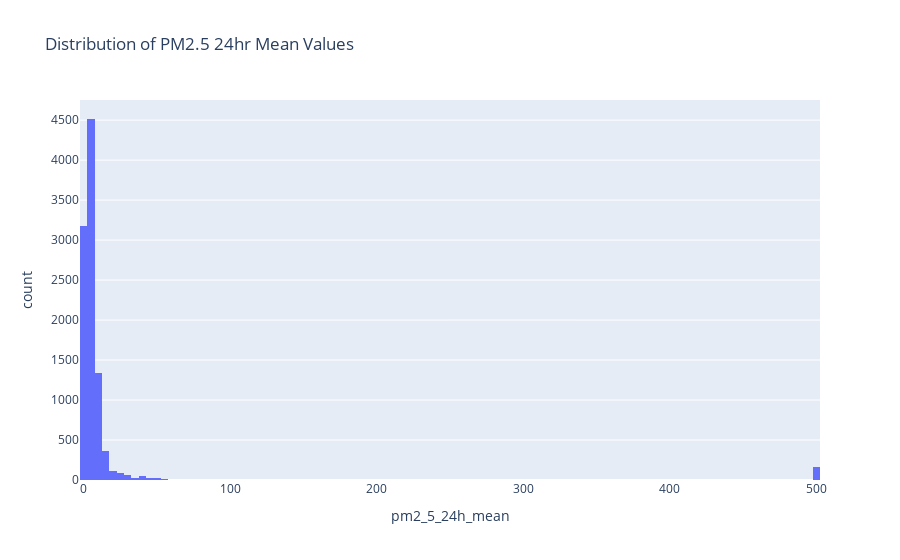

Source (notebook cell):
### Code cell
# Cap the PM2.5 values at 500
purple_filt_df.loc[purple_filt_df['pm2_5_24h_mean'] > 500, 'pm2_5_24h_mean'] = 500

# Visualize the new distribtion of PM2.5 values
px.histogram(purple_filt_df,
             x='pm2_5_24h_mean', title='Distribution of PM2.5 24hr Mean Values', nbins=200).show()

### Figure 1 — Plotly figure (JSON) as saved in the notebook; plotly's stock layout.template omitted (floating-point values rounded to 4 significant figures; data arrays with more than 128 entries replaced by an {"elided": "..."} marker saying what was removed)
{"data": [{"alignmentgroup": "True", "bingroup": "x", "hovertemplate": "pm2_5_24h_mean=%{x}<br>count=%{y}<extra></extra>", "legendgroup": "", "marker": {"color": "#636efa", "pattern": {"shape": ""}}, "name": "", "nbinsx": 200, "offsetgroup": "", "orientation": "v", "showlegend": false, "type": "histogram", "x": {"elided": "9974 float values"}, "xaxis": "x", "yaxis": "y"}], "layout": {"barmode": "relative", "legend": {"tracegroupgap": 0}, "title": {"text": "Distribution of PM2.5 24hr Mean Values"}, "xaxis": {"anchor": "y", "domain": [0, 1], "title": {"text": "pm2_5_24h_mean"}}, "yaxis": {"anchor": "x", "domain": [0, 1], "title": {"text": "count"}}}}
